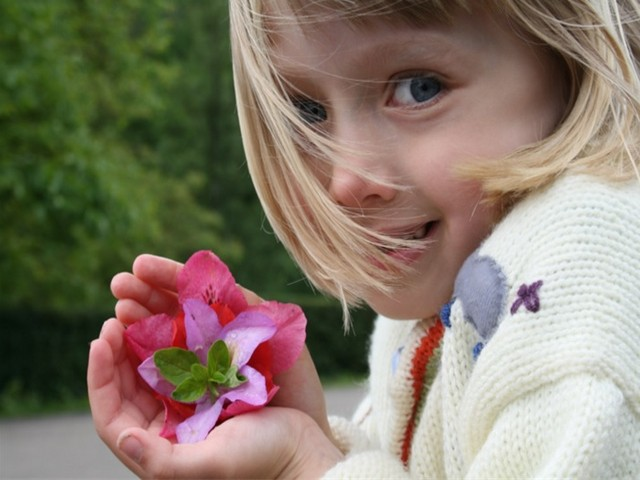
#> input picture Codes/Course_codes_image/image_8.jpg, 640 x 480 px
$ python 4.9-Edge_Detection.py
#> lines starting #> are read from the running program, lines starting #| are printed output that depends on the picture; after the words box and inside, x2 and y2 are one past the last pixel; in counts of white or black regions, pixels touching at a corner belong together
# Edge Detection using Canny edge detector
# Edges are set of points(lines), where image brightness changes sharply

# Import Computer Vision package - cv2
import cv2

# Import Numerical Python package - numpy as np
import numpy as np

# Read the image using imread built-in function
image = cv2.imread('image_8.jpg')
#> image is the input picture: shape (480, 640, 3); mean B, G, R 107.2, 122.8, 134.9

# Display original image using imshow built-in function
cv2.imshow("Original", image)

# Wait until any key is pressed
cv2.waitKey(0)

# cv2.Canny is the built-in function used to detect edges
# cv2.Canny(image, threshold_1, threshold_2)
canny = cv2.Canny(image, 150, 255)
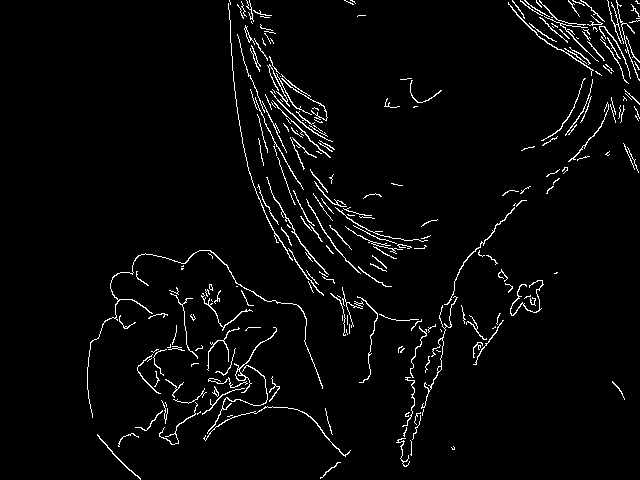
#> canny: shape (480, 640); 3.3% white in thin lines or dots, all inside (x1, y1, x2, y2) = (87, 0, 640, 480)

# Display edge detected output image using imshow built-in function
cv2.imshow('Canny Edge Detection', canny)

# Wait until any key is pressed
cv2.waitKey(0)

# Close all windows
cv2.destroyAllWindows()

$ run again, with Codes/Course_codes_image/image_1.jpg copied over Codes/Course_codes_image/image_8.jpg
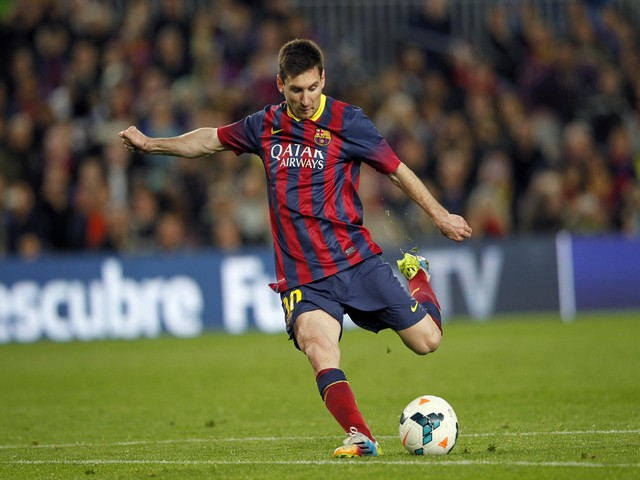
#> input picture Codes/Course_codes_image/image_1.jpg, 640 x 480 px
#> image is the input picture: shape (480, 640, 3); mean B, G, R 67.8, 93, 94.5
#> `canny = cv2.Canny(image, 150, 255)`:
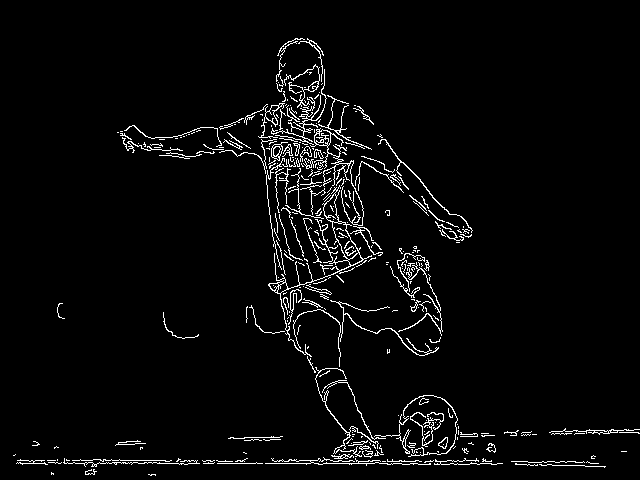
#> canny: shape (480, 640); 3.5% white in thin lines or dots, all inside (x1, y1, x2, y2) = (13, 38, 640, 476)

$ run again, with Codes/Course_codes_image/image_2.jpg copied over Codes/Course_codes_image/image_8.jpg
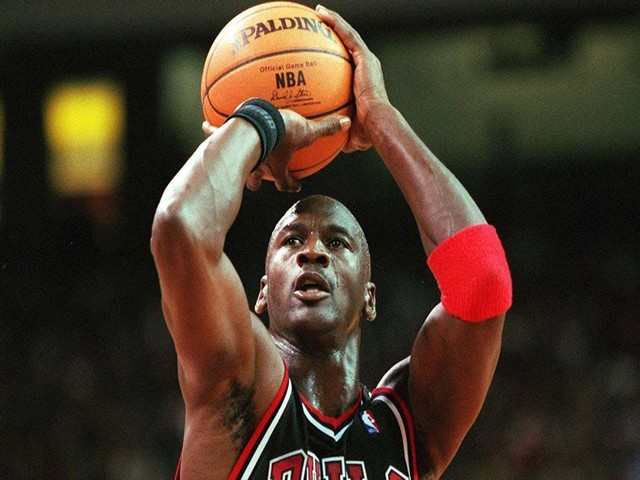
#> input picture Codes/Course_codes_image/image_2.jpg, 640 x 480 px
#> image is the input picture: shape (480, 640, 3); mean B, G, R 39, 53.7, 69.6
#> `canny = cv2.Canny(image, 150, 255)`:
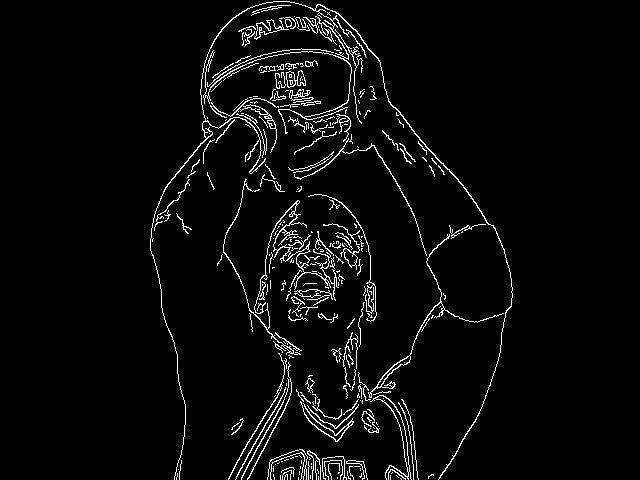
#> canny: shape (480, 640); 3.9% white in thin lines or dots, all inside (x1, y1, x2, y2) = (150, 1, 513, 480)

$ run again, with Codes/Course_codes_image/image_3.jpg copied over Codes/Course_codes_image/image_8.jpg
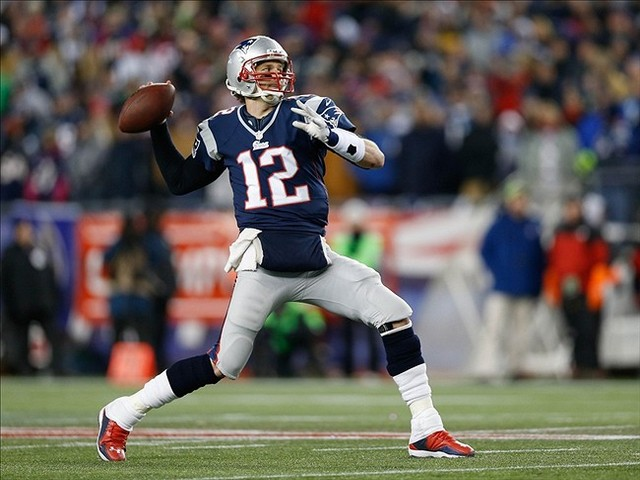
#> input picture Codes/Course_codes_image/image_3.jpg, 640 x 480 px
#> image is the input picture: shape (480, 640, 3); mean B, G, R 89.5, 95.7, 100.9
#> `canny = cv2.Canny(image, 150, 255)`:
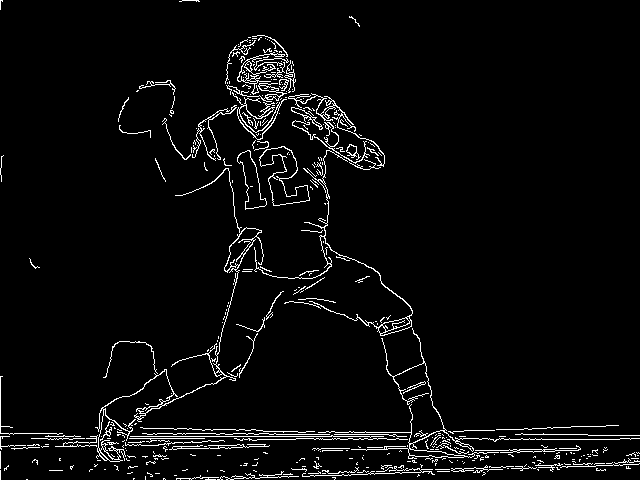
#> canny: shape (480, 640); 3.9% white in thin lines or dots
